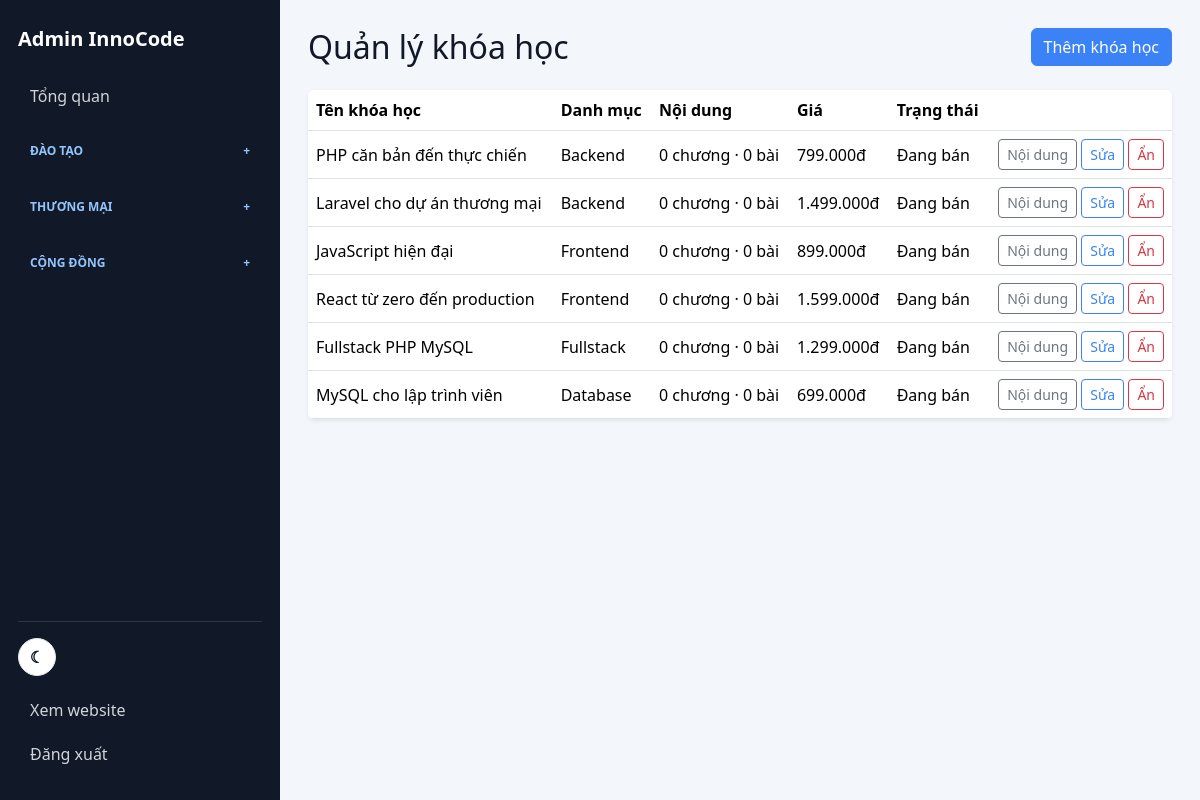
/admin/courses.php (signed in), run on an earlier commit of the app's database.
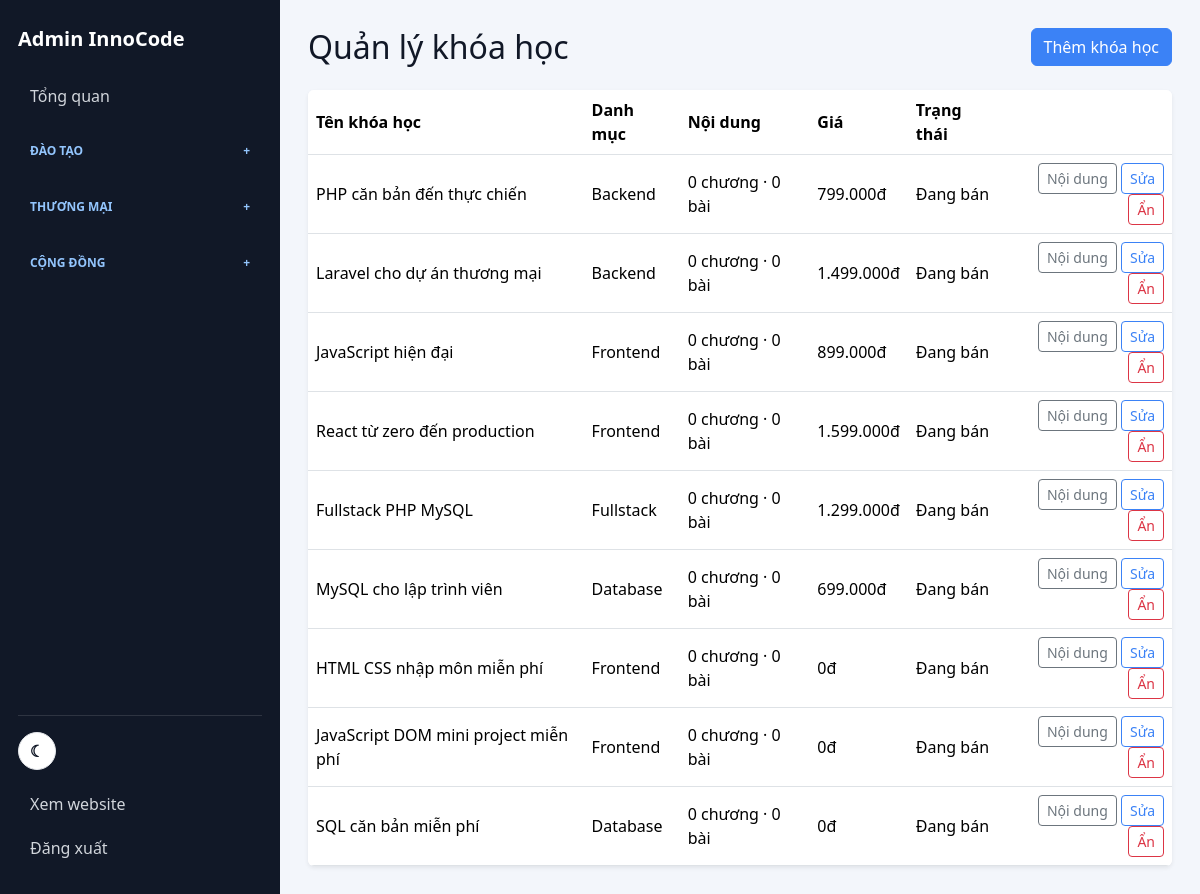
And on a later commit of the database.
### tables this page shows
CREATE TABLE IF NOT EXISTS courses (
    id INT UNSIGNED AUTO_INCREMENT PRIMARY KEY,
    category_id INT UNSIGNED NOT NULL,
    title VARCHAR(190) NOT NULL,
    description TEXT NOT NULL,
    price DECIMAL(12, 2) NOT NULL DEFAULT 0,
    level VARCHAR(50) NOT NULL DEFAULT 'Beginner',
    duration_hours INT UNSIGNED NOT NULL DEFAULT 1,
    image_url VARCHAR(500) NOT NULL,
    is_active TINYINT(1) NOT NULL DEFAULT 1,
    created_at TIMESTAMP DEFAULT CURRENT_TIMESTAMP,
    updated_at TIMESTAMP DEFAULT CURRENT_TIMESTAMP ON UPDATE CURRENT_TIMESTAMP,
    CONSTRAINT fk_courses_category FOREIGN KEY (category_id) REFERENCES categories(id)
);

CREATE TABLE IF NOT EXISTS categories (
    id INT UNSIGNED AUTO_INCREMENT PRIMARY KEY,
    name VARCHAR(120) NOT NULL,
    slug VARCHAR(140) NOT NULL UNIQUE,
    created_at TIMESTAMP DEFAULT CURRENT_TIMESTAMP
);

### core/helpers.php (called while the page is built, shortened)
<?php
function e(string|int|float|null $value): string
{
    return htmlspecialchars((string) $value, ENT_QUOTES, 'UTF-8');
}
function money(int|float $amount): string
{
    return number_format((float) $amount, 0, ',', '.') . 'đ';
}
function url(string $page = 'home', array $params = []): string
{
    $page = page_from_path($page);
    $query = array_merge(['page' => $page], $params);
    return APP_URL . '/index.php?' . http_build_query($query);
}
function page_from_path(string $path): string
{
    $path = trim($path, '/');
    $pathOnly = strtok($path, '?') ?: $path;
    $name = basename($pathOnly, '.php');
    return match ($name) {
        '', 'index' => 'home',
        default => $name,
    };
}

### core/database.php (called while the page is built, shortened)
<?php
function db(): PDO
{
    static $pdo = null;
    if ($pdo !== null) {
        return $pdo;
    }
    $dsn = 'mysql:host=' . DB_HOST . ';port=' . DB_PORT . ';dbname=' . DB_NAME . ';charset=utf8mb4';
    $pdo = new PDO($dsn, DB_USER, DB_PASS);
    $pdo->setAttribute(PDO::ATTR_ERRMODE, PDO::ERRMODE_EXCEPTION);
    $pdo->setAttribute(PDO::ATTR_DEFAULT_FETCH_MODE, PDO::FETCH_ASSOC);
    return $pdo;
}

### admin/courses.php (the view, shortened to what this page needs)
<?php
require_once __DIR__ . '/includes/header.php';
$courses = db()->query('SELECT courses.*, categories.name AS category_name,
    COUNT(DISTINCT course_chapters.id) AS chapter_count,
    COUNT(DISTINCT course_lessons.id) AS lesson_count
    FROM courses
    JOIN categories ON categories.id = courses.category_id
    LEFT JOIN course_chapters ON course_chapters.course_id = courses.id
    LEFT JOIN course_lessons ON course_lessons.chapter_id = course_chapters.id
    GROUP BY courses.id
    ORDER BY courses.created_at DESC')->fetchAll();
?>
<div class="d-flex justify-content-between align-items-center mb-4">
    <h1 class="h2 mb-0">Quản lý khóa học</h1>
    <a class="btn btn-primary" href="<?= APP_URL ?>/admin/course_form.php">Thêm khóa học</a>
</div>
<div class="bg-white rounded-2 shadow-sm table-responsive">
    <table class="table mb-0">
        <thead>
        <tr>
            <th>Tên khóa học</th>
            <th>Danh mục</th>
            <th>Nội dung</th>
            <th>Giá</th>
            <th>Trạng thái</th>
            <th></th>
        </tr>
        </thead>
        <tbody>
        <?php foreach ($courses as $course): ?>
            <tr>
                <td><?= e($course['title']) ?></td>
                <td><?= e($course['category_name']) ?></td>
                <td><?= (int) $course['chapter_count'] ?> chương · <?= (int) $course['lesson_count'] ?> bài</td>
                <td><?= money((float) $course['price']) ?></td>
                <td><?= $course['is_active'] ? 'Đang bán' : 'Đã ẩn' ?></td>
                <td class="text-end">
                    <a class="btn btn-sm btn-outline-secondary" href="<?= APP_URL ?>/admin/course_content.php?id=<?= (int) $course['id'] ?>">Nội dung</a>
                    <a class="btn btn-sm btn-outline-primary" href="<?= APP_URL ?>/admin/course_form.php?id=<?= (int) $course['id'] ?>">Sửa</a>
                    <form class="d-inline" method="post">
                        <?php if ($course['is_active']): ?>
                            <button class="btn btn-sm btn-outline-danger" name="action" value="hide" type="submit">Ẩn</button>
                        <?php else: ?>
                            <button class="btn btn-sm btn-outline-success" name="action" value="show" type="submit">Mở bán</button>
                        <?php endif; ?>
                    </form>
                </td>
            </tr>
        <?php endforeach; ?>
        </tbody>
    </table>
</div>
<?php require_once __DIR__ . '/includes/footer.php'; ?>

### admin/includes/header.php (shortened to what this page needs)
<?php
$currentAdminPage = basename($_SERVER['SCRIPT_NAME'] ?? '');
?>
<!doctype html>
<html lang="vi">
<head>
    <link href="https://cdn.jsdelivr.net/npm/bootstrap@5.3.3/dist/css/bootstrap.min.css" rel="stylesheet">
    <link href="<?= APP_URL ?>/assets/css/style.css?v=20260519-fixes" rel="stylesheet">
</head>
<body>
<div class="admin-layout">
    <aside class="admin-sidebar">
        <a class="admin-brand" href="<?= APP_URL ?>/admin/index.php">Admin <?= e(APP_NAME) ?></a>
        <nav class="admin-nav">
            <a class="<?= $currentAdminPage === 'index.php' ? 'active' : '' ?>" href="<?= APP_URL ?>/admin/index.php">Tổng quan</a>
            <details class="admin-nav-group">
                <summary>Đào tạo</summary>
            </details>
            <details class="admin-nav-group">
                <summary>Thương mại</summary>
            </details>
            <details class="admin-nav-group">
                <summary>Cộng đồng</summary>
            </details>
        </nav>
        <div class="admin-sidebar-foot">
            <button class="theme-toggle admin-theme-toggle" type="button" aria-label="Đổi theme" data-theme-toggle>☾</button>
            <a href="<?= url('home') ?>">Xem website</a>
            <a href="<?= APP_URL ?>/admin/logout.php">Đăng xuất</a>
        </div>
    </aside>
    <main class="admin-main">
        <div class="admin-content">

### admin/includes/footer.php (shortened to what this page needs)
        </div>
    </main>
</div>
</body>
</html>

### assets/css/style.css (style rules this page uses)
:root { --brand: #0ea5e9; --brand-2: #0284c7; --accent: #22c55e; --warm: #f97316; --ink: #111827; --muted: #6b7280; --line: #e5e7eb; --soft: #f8fafc; --danger: #f97316; }
* { letter-spacing: 0; }
body { background: #fff; color: var(--ink); font-family: system-ui, -apple-system, BlinkMacSystemFont, "Segoe UI", sans-serif; }
a { text-decoration: none; }
.admin-layout { background: #f3f6fb; display: grid; grid-template-columns: 280px minmax(0, 1fr); min-height: 100vh; }
.admin-sidebar { background: #111827; color: #e5e7eb; display: flex; flex-direction: column; gap: 20px; padding: 24px 18px; }
.admin-brand { color: #fff; font-size: 20px; font-weight: 850; }
.admin-nav { display: grid; gap: 6px; }
.admin-nav-group { display: grid; gap: 4px; }
.admin-nav a, .admin-sidebar-foot a, .admin-nav-group summary { border-radius: 8px; color: #d1d5db; display: block; padding: 10px 12px; }
.admin-nav-group summary { color: #93c5fd; cursor: pointer; font-size: 12px; font-weight: 850; list-style: none; margin-top: 8px; text-transform: uppercase; }
.admin-nav-group summary::after { content: '+'; float: right; }
.admin-sidebar-foot { border-top: 1px solid rgba(255, 255, 255, .12); margin-top: auto; padding-top: 16px; }
.admin-main { min-width: 0; }
.admin-content { margin: 0 auto; max-width: 1240px; padding: 28px; }
.table td, .table th { vertical-align: middle; }
:root, :root[data-theme="light"] { --brand: #3B82F6; --brand-2: #2563eb; --accent: #22C55E; --warm: #F97316; --ink: #111827; --muted: #64748b; --line: #e5e7eb; --soft: #f8fafc; --page-bg: #FFFFFF; --surface: #FFFFFF; --surface-2: #f3f6fb; --text: #111827; --text-soft: #64748b; }
body, .admin-layout, .admin-main { background: var(--page-bg); color: var(--text); }
.site-nav, .compiler-workspace, .lesson-card, .content-block, .course-buy-card, .learning-info, .bg-white { background: var(--surface) !important; border-color: var(--line); color: var(--text); }
.admin-main { background: var(--surface-2); }
.nav-links a, .brand, .academy-course-card h3 a, .course-card-title a, .admin-content, .admin-content h1, .admin-content h2, .admin-content strong { color: var(--text); }
.btn-primary, .login-link, .academy-register-btn, .academy-gradient-btn { background: var(--brand); border-color: var(--brand); color: #fff !important; }
.btn-outline-primary { border-color: var(--brand); color: var(--brand) !important; }
.theme-toggle { align-items: center; background: var(--surface); border: 1px solid var(--line); border-radius: 999px; color: var(--text); display: inline-flex; font-size: 16px; font-weight: 800; height: 38px; justify-content: center; line-height: 1; padding: 0; width: 38px; }
.admin-theme-toggle { margin-bottom: 12px; }

What changed in the data, as far as the page shows it:
added courses: title "HTML CSS nhập môn miễn phí", category.name "Frontend", chapter_count "0", lesson_count "0", price "0đ", is_active "Đang bán"
added courses: title "JavaScript DOM mini project miễn phí", category.name "Frontend", chapter_count "0", lesson_count "0", price "0đ", is_active "Đang bán"
added courses: title "SQL căn bản miễn phí", category.name "Database", chapter_count "0", lesson_count "0", price "0đ", is_active "Đang bán"
